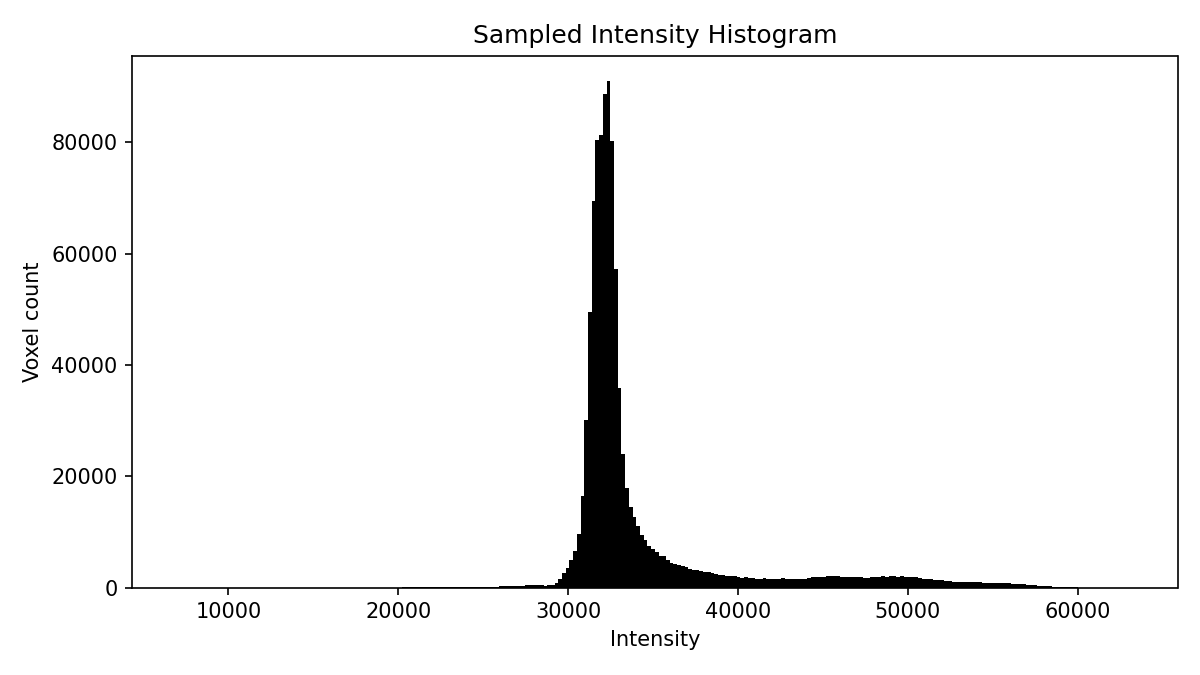
#> input picture data/9x9x9_octet_lattice/segmentation/inspection_histogram.png, 1200 x 675 px; its folder holds 4 pictures in this run
$ python analyze_project_assets.py
#> lines starting #> are read from the running program, lines starting #| are printed output that depends on the picture
#!/usr/bin/env python3
"""Create a repeatable, non-destructive inventory of this DSSI repository.

Run with the prepared environment:
    conda run -n DSC python Scripts/analyze_project_assets.py

Results are written below ``Scripts/analysis_output``.  The program handles
Git-LFS pointer files explicitly, so it never mistakes a pointer for a TIFF,
STL, or other scientific asset.
"""

from __future__ import annotations

import hashlib
import json
import re
from collections import Counter
from datetime import datetime, timezone
from pathlib import Path
from typing import Any

import matplotlib
import numpy as np
from PIL import Image
from scipy import ndimage as ndi
from skimage import filters, measure, morphology

matplotlib.use("Agg")
import matplotlib.pyplot as plt  # noqa: E402


ROOT = Path(__file__).resolve().parents[1]
OUT = Path(__file__).resolve().parent / "analysis_output"
LFS_HEADER = "version https://git-lfs.github.com/spec/v1"


def sha256(path: Path) -> str:
    digest = hashlib.sha256()
    with path.open("rb") as handle:
        for block in iter(lambda: handle.read(1 << 20), b""):
            digest.update(block)
    return digest.hexdigest()


def lfs_pointer(path: Path) -> dict[str, Any] | None:
    if path.stat().st_size > 512:
        return None
    try:
        text = path.read_text(encoding="utf-8")
    except UnicodeDecodeError:
        return None
    if not text.startswith(LFS_HEADER):
        return None
    match = re.search(r"oid sha256:([0-9a-f]{64})\nsize (\d+)", text)
    if not match:
        return {"pointer_text": text}
    return {"sha256": match.group(1), "expected_bytes": int(match.group(2))}


# [87 lines left out: functions finite_stats, skeleton_metrics, save_midslice_gallery, analyze_npy, not called in this run]


def analyze_png(path: Path) -> dict[str, Any]:
    with Image.open(path) as image:
        image.load()
        data = np.asarray(image)
        item: dict[str, Any] = {
            "kind": "png_image",
            "mode": image.mode,
            "size_pixels": list(image.size),
            "array_shape": list(data.shape),
            "channels": 1 if data.ndim == 2 else int(data.shape[-1]),
            "per_channel_min": np.atleast_1d(data.min(axis=(0, 1))).tolist(),
            "per_channel_max": np.atleast_1d(data.max(axis=(0, 1))).tolist(),
            "per_channel_mean": [float(v) for v in np.atleast_1d(data.mean(axis=(0, 1)))],
        }
        if data.ndim == 3 and data.shape[-1] == 4:
            alpha = data[..., 3]
            item["transparent_pixels"] = int(np.count_nonzero(alpha == 0))
            item["opaque_pixels"] = int(np.count_nonzero(alpha == 255))
        rgb = data[..., :3] if data.ndim == 3 else data
        if data.ndim == 3:
            item["unique_rgb_colors"] = int(np.unique(rgb.reshape(-1, 3), axis=0).shape[0])
        return item


# [73 lines left out: functions json_shape, find_numeric_coordinate_lists, analyze_json, not called in this run]


def analyze_text(path: Path) -> dict[str, Any]:
    pointer = lfs_pointer(path)
    if pointer is not None:
        return {"kind": "git_lfs_pointer", "lfs": pointer}
    raw = path.read_bytes()
    try:
        text = raw.decode("utf-8")
    except UnicodeDecodeError:
        return {"kind": "unrecognized_binary"}
    return {
        "kind": "text_or_source",
        "line_count": len(text.splitlines()),
        "character_count": len(text),
        "first_nonblank_line": next((line for line in text.splitlines() if line.strip()), ""),
    }


def analyze_path(path: Path) -> dict[str, Any]:
    suffix = path.suffix.lower()
    item: dict[str, Any] = {
        "relative_path": str(path.relative_to(ROOT)),
        "bytes_present": path.stat().st_size,
        "sha256_present_bytes": sha256(path),
    }
    if suffix == ".npy":
        item.update(analyze_npy(path))
    elif suffix == ".png":
        item.update(analyze_png(path))
#> in analyze_png, image is the input picture: PIL image 1200x675 RGBA; mean R, G, B, A 244.7, 244.7, 244.7, 255
#> in analyze_png, `item: dict[str, Any] = { "kind": "png_image", "mode": image.mode, "siz..`: item = {'kind': 'png_image', 'mode': 'RGBA', 'size_pixels': [1200, 675], 'array_shape': [675, 1200, 4], 'channels': 4, 'per_channel_min': [0, 0, 0, 255], 'per_channel_max': [255, 255, 255, 255], 'per_channel_mean': [244.7, 244.7, 244.7, 255]}
#> in analyze_png, `alpha = data[..., 3]`: alpha: shape (675, 1200); every value is 255
    elif suffix == ".json":
        item.update(analyze_json(path))
    elif suffix in {".tif", ".tiff", ".stl"}:
        pointer = lfs_pointer(path)
        item.update({"kind": "git_lfs_pointer", "lfs": pointer} if pointer else {"kind": suffix[1:]})
    elif suffix in {".pdf", ".ipynb", ".md", ".txt", ".py", ".toml", ".json", ""}:
        item.update(analyze_text(path))
    else:
        item.update(analyze_text(path))
    return item


def markdown_report(files: list[dict[str, Any]]) -> str:
    lines = [
        "# Repository asset analysis",
        "",
        "This is a non-destructive inventory produced by `Scripts/analyze_project_assets.py`.",
        "Git-LFS pointers are reported as unavailable source assets; their expected size and object ID are preserved.",
        "",
        "## File inventory",
        "",
        "| Path | Present bytes | Kind | Key result |",
        "| --- | ---: | --- | --- |",
    ]
    for item in files:
        result = ""
        if item["kind"] == "git_lfs_pointer":
            result = f"LFS object expected: {item['lfs'].get('expected_bytes', 'unknown')} bytes"
        elif item["kind"] == "numpy_volume":
            result = f"shape={item['shape']}; Otsu={item.get('segmentation', {}).get('threshold', 'n/a')}"
        elif item["kind"] == "png_image":
            result = f"{item['size_pixels'][0]}×{item['size_pixels'][1]}, {item['mode']}"
        elif item["kind"] == "json":
            result = f"keys={', '.join(item.get('top_level_keys') or [])[:150]}"
        else:
            result = item.get("first_nonblank_line", "")[:150]
        lines.append(f"| `{item['relative_path']}` | {item['bytes_present']:,} | {item['kind']} | {result} |")
    npy = next((item for item in files if item["kind"] == "numpy_volume"), None)
    if npy and "segmentation" in npy:
        seg, skel = npy["segmentation"], npy["skeleton"]
        lines += [
            "",
            "## Unit-cell NDE metrics",
            "",
            "| Metric | Value |",
            "| --- | ---: |",
            f"| Volume shape | {npy['shape']} |",
            f"| Intensity mean ± SD | {npy['statistics']['mean']:.6f} ± {npy['statistics']['std']:.6f} |",
            f"| Otsu threshold | {seg['threshold']:.6f} |",
            f"| Foreground voxels / fraction | {seg['foreground_voxels']:,} / {seg['foreground_fraction']:.4%} |",
            f"| 26-connected components | {seg['connected_components_26']:,} |",
            f"| Largest-component foreground fraction | {seg['largest_component_fraction_of_foreground']:.4%} |",
            f"| Skeleton voxels | {skel['skeleton_voxels']:,} |",
            f"| Skeleton endpoints (degree 1) | {skel['endpoints_degree_1']:,} |",
            f"| Skeleton branch voxels (degree ≥3) | {skel['branch_voxels_degree_ge_3']:,} |",
            "",
            "![Orthogonal raw/mask/skeleton slices](unitcell_orthogonal_slices.png)",
        ]
    lines.append("")
    return "\n".join(lines)


def main() -> None:
    OUT.mkdir(parents=True, exist_ok=True)
    excluded = {".git", "Scripts/analysis_output"}
    paths = sorted(
        path
        for path in ROOT.rglob("*")
        if path.is_file() and str(path.relative_to(ROOT)) not in excluded
        and not any(part == ".git" for part in path.relative_to(ROOT).parts)
        and "Scripts/analysis_output" not in str(path.relative_to(ROOT))
    )
    files = [analyze_path(path) for path in paths]
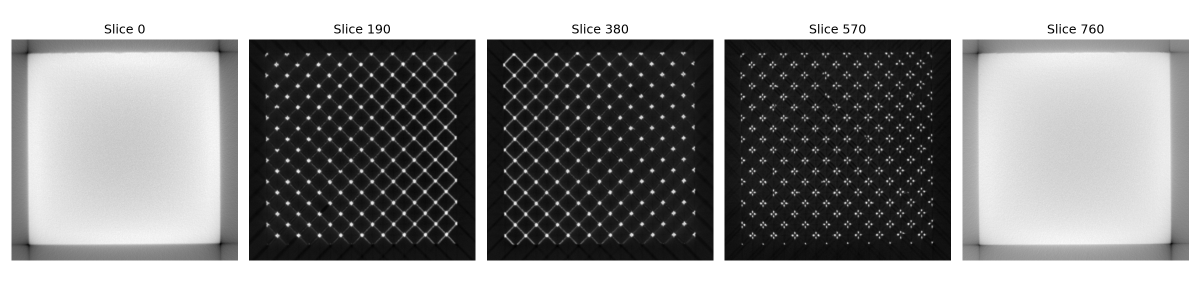
#> input picture data/9x9x9_octet_lattice/segmentation/inspection_slices.png, 2400 x 600 px (shown at 1/2 size)
#> in analyze_png, image is the input picture: PIL image 2400x600 RGBA; mean R, G, B, A 146.5, 146.5, 146.5, 255
#> in analyze_png (call 2), `item: dict[str, Any] = { "kind": "png_image", "mode": image.mode, "siz..`: item = {'kind': 'png_image', 'mode': 'RGBA', 'size_pixels': [2400, 600], 'array_shape': [600, 2400, 4], 'channels': 4, 'per_channel_min': [0, 0, 0, 255], 'per_channel_max': [255, 255, 255, 255], 'per_channel_mean': [146.5, 146.5, 146.5, 255]}
#> in analyze_png (call 2), `alpha = data[..., 3]`: alpha: shape (600, 2400); every value is 255
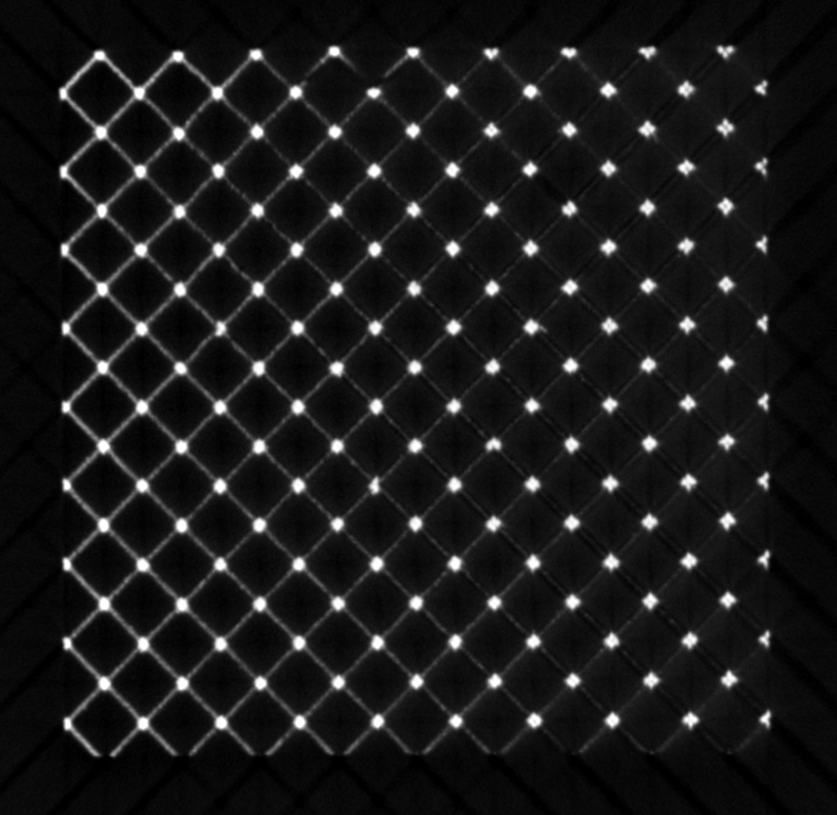
#> input picture data/9x9x9_octet_lattice/segmentation/raw_slice_380.png, 837 x 815 px
#> in analyze_png, image is the input picture: PIL image 837x815 L; min 0, max 255, mean 25.7
#> in analyze_png (call 3), `item: dict[str, Any] = { "kind": "png_image", "mode": image.mode, "siz..`: item = {'kind': 'png_image', 'mode': 'L', 'size_pixels': [837, 815], 'array_shape': [815, 837], 'channels': 1, 'per_channel_min': [0], 'per_channel_max': [255], 'per_channel_mean': [25.66]}
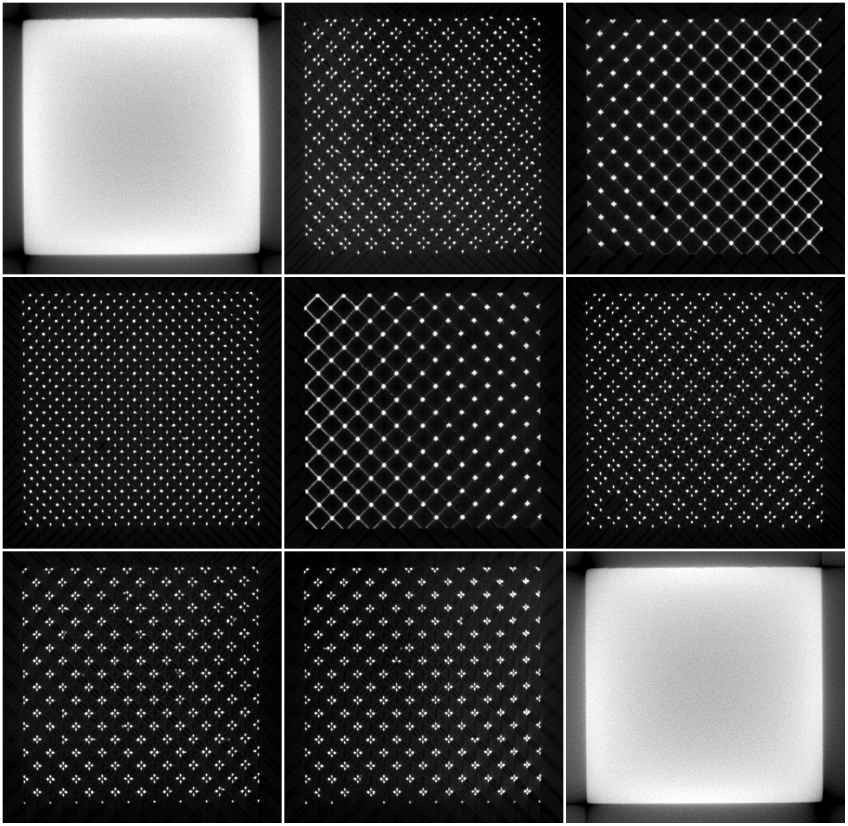
#> input picture data/9x9x9_octet_lattice/segmentation/representative_slices.png, 2543 x 2477 px (shown at 1/3 size)
#> in analyze_png, image is the input picture: PIL image 2543x2477 L; min 0, max 255, mean 66
#> in analyze_png (call 4), `item: dict[str, Any] = { "kind": "png_image", "mode": image.mode, "siz..`: item = {'kind': 'png_image', 'mode': 'L', 'size_pixels': [2543, 2477], 'array_shape': [2477, 2543], 'channels': 1, 'per_channel_min': [0], 'per_channel_max': [255], 'per_channel_mean': [65.98]}
#> files = 5 items
    document = {
        "generated_utc": datetime.now(timezone.utc).isoformat(),
        "repository_root": str(ROOT),
        "file_count": len(files),
        "files": files,
    }
    (OUT / "asset_inventory.json").write_text(json.dumps(document, indent=2), encoding="utf-8")
    (OUT / "asset_inventory.md").write_text(markdown_report(files), encoding="utf-8")
#> the loop in markdown_report, `for item in files:` made 5 passes
#> after the loop in markdown_report, `for item in files:`: lines = 14 items
    print(f"Analyzed {len(files)} files.")
#| Analyzed 5 files.
    print(f"Inventory: {OUT / 'asset_inventory.md'}")


if __name__ == "__main__":
    main()
